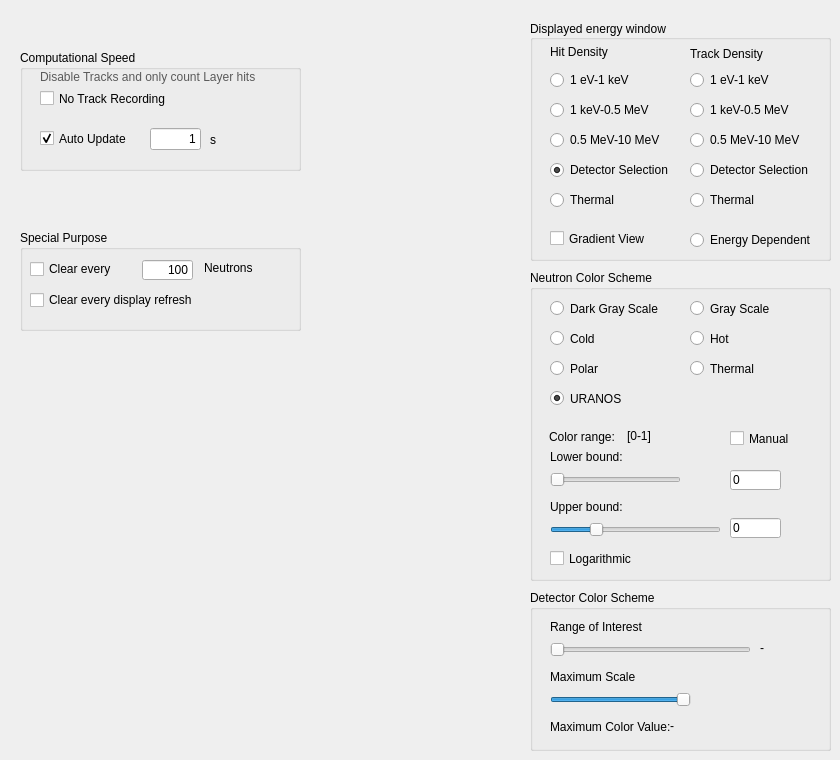
    <widget class="QWidget" name="tab_6">
     <attribute name="title">
      <string>Display</string>
     </attribute>
     <widget class="QGroupBox" name="groupBox_5">
      <property name="geometry">
       <rect>
        <x>530</x>
        <y>20</y>
        <width>301</width>
        <height>241</height>
       </rect>
      </property>
      <property name="title">
       <string>Displayed energy window</string>
      </property>
      <property name="alignment">
       <set>Qt::AlignLeading|Qt::AlignLeft|Qt::AlignVCenter</set>
      </property>
      <property name="flat">
       <bool>false</bool>
      </property>
      <widget class="QRadioButton" name="radioButton_map">
       <property name="geometry">
        <rect>
         <x>20</x>
         <y>50</y>
         <width>121</width>
         <height>20</height>
        </rect>
       </property>
       <property name="text">
        <string>1 eV-1 keV</string>
       </property>
      </widget>
      <widget class="QRadioButton" name="radioButton_mapInter">
       <property name="geometry">
        <rect>
         <x>20</x>
         <y>80</y>
         <width>131</width>
         <height>20</height>
        </rect>
       </property>
       <property name="text">
        <string>1 keV-0.5 MeV</string>
       </property>
      </widget>
      <widget class="QRadioButton" name="radioButton_mapFast">
       <property name="geometry">
        <rect>
         <x>20</x>
         <y>110</y>
         <width>131</width>
         <height>20</height>
        </rect>
       </property>
       <property name="text">
        <string>0.5 MeV-10 MeV</string>
       </property>
      </widget>
      <widget class="QRadioButton" name="radioButton_mapAlbedo">
       <property name="geometry">
        <rect>
         <x>20</x>
         <y>140</y>
         <width>141</width>
         <height>20</height>
        </rect>
       </property>
       <property name="text">
        <string>Detector Selection</string>
       </property>
       <property name="checkable">
        <bool>true</bool>
       </property>
       <property name="checked">
        <bool>true</bool>
       </property>
      </widget>
      <widget class="QCheckBox" name="checkBoxGradient2">
       <property name="geometry">
        <rect>
         <x>20</x>
         <y>210</y>
         <width>151</width>
         <height>17</height>
        </rect>
       </property>
       <property name="text">
        <string>Gradient View</string>
       </property>
      </widget>
      <widget class="QRadioButton" name="radioButton_mapTrackAlbedo">
       <property name="geometry">
        <rect>
         <x>160</x>
         <y>140</y>
         <width>141</width>
         <height>20</height>
        </rect>
       </property>
       <property name="text">
        <string>Detector Selection</string>
       </property>
       <property name="checkable">
        <bool>true</bool>
       </property>
       <property name="checked">
        <bool>false</bool>
       </property>
      </widget>
      <widget class="QLabel" name="label_60">
       <property name="geometry">
        <rect>
         <x>20</x>
         <y>24</y>
         <width>101</width>
         <height>16</height>
        </rect>
       </property>
       <property name="text">
        <string>Hit Density</string>
       </property>
      </widget>
      <widget class="QLabel" name="label_61">
       <property name="geometry">
        <rect>
         <x>160</x>
         <y>26</y>
         <width>101</width>
         <height>16</height>
        </rect>
       </property>
       <property name="text">
        <string>Track Density</string>
       </property>
      </widget>
      <widget class="QRadioButton" name="radioButton_mapTrackFast">
       <property name="geometry">
        <rect>
         <x>160</x>
         <y>110</y>
         <width>131</width>
         <height>20</height>
        </rect>
       </property>
       <property name="text">
        <string>0.5 MeV-10 MeV</string>
       </property>
      </widget>
      <widget class="QRadioButton" name="radioButton_mapTrackInter">
       <property name="geometry">
        <rect>
         <x>160</x>
         <y>80</y>
         <width>131</width>
         <height>20</height>
        </rect>
       </property>
       <property name="text">
        <string>1 keV-0.5 MeV</string>
       </property>
      </widget>
      <widget class="QRadioButton" name="radioButton_mapTrack">
       <property name="geometry">
        <rect>
         <x>160</x>
         <y>50</y>
         <width>131</width>
         <height>20</height>
        </rect>
       </property>
       <property name="text">
        <string>1 eV-1 keV</string>
       </property>
      </widget>
      <widget class="QRadioButton" name="radioButton_mapThermal">
       <property name="geometry">
        <rect>
         <x>20</x>
         <y>170</y>
         <width>111</width>
         <height>20</height>
        </rect>
       </property>
       <property name="text">
        <string>Thermal</string>
       </property>
      </widget>
      <widget class="QRadioButton" name="radioButton_mapTrackThermal">
       <property name="geometry">
        <rect>
         <x>160</x>
         <y>170</y>
         <width>111</width>
         <height>20</height>
        </rect>
       </property>
       <property name="text">
        <string>Thermal</string>
       </property>
      </widget>
      <widget class="QRadioButton" name="radioButton_mapTrackEnergy">
       <property name="geometry">
        <rect>
         <x>160</x>
         <y>210</y>
         <width>131</width>
         <height>20</height>
        </rect>
       </property>
       <property name="text">
        <string>Energy Dependent</string>
       </property>
      </widget>
     </widget>
     <widget class="QGroupBox" name="groupBox_8">
      <property name="geometry">
       <rect>
        <x>530</x>
        <y>270</y>
        <width>301</width>
        <height>311</height>
       </rect>
      </property>
      <property name="title">
       <string>Neutron Color Scheme</string>
      </property>
      <widget class="QRadioButton" name="radioButton_NeutronNight">
       <property name="geometry">
        <rect>
         <x>20</x>
         <y>30</y>
         <width>131</width>
         <height>17</height>
        </rect>
       </property>
       <property name="text">
        <string>Dark Gray Scale</string>
       </property>
      </widget>
      <widget class="QRadioButton" name="radioButton_NeutronCold">
       <property name="geometry">
        <rect>
         <x>20</x>
         <y>60</y>
         <width>61</width>
         <height>17</height>
        </rect>
       </property>
       <property name="text">
        <string>Cold</string>
       </property>
      </widget>
      <widget class="QRadioButton" name="radioButton_NeutronPolar">
       <property name="geometry">
        <rect>
         <x>20</x>
         <y>90</y>
         <width>71</width>
         <height>17</height>
        </rect>
       </property>
       <property name="text">
        <string>Polar</string>
       </property>
      </widget>
      <widget class="QRadioButton" name="radioButton_NeutronRainbow">
       <property name="geometry">
        <rect>
         <x>20</x>
         <y>120</y>
         <width>91</width>
         <height>17</height>
        </rect>
       </property>
       <property name="text">
        <string>URANOS</string>
       </property>
       <property name="checked">
        <bool>true</bool>
       </property>
      </widget>
      <widget class="QSlider" name="horizontalSliderColor">
       <property name="geometry">
        <rect>
         <x>20</x>
         <y>250</y>
         <width>171</width>
         <height>20</height>
        </rect>
       </property>
       <property name="maximum">
        <number>199</number>
       </property>
       <property name="singleStep">
        <number>1</number>
       </property>
       <property name="value">
        <number>50</number>
       </property>
       <property name="orientation">
        <enum>Qt::Horizontal</enum>
       </property>
      </widget>
      <widget class="QSlider" name="horizontalSliderColorZero">
       <property name="geometry">
        <rect>
         <x>20</x>
         <y>200</y>
         <width>131</width>
         <height>20</height>
        </rect>
       </property>
       <property name="maximum">
        <number>199</number>
       </property>
       <property name="orientation">
        <enum>Qt::Horizontal</enum>
       </property>
      </widget>
      <widget class="QLabel" name="label_46">
       <property name="geometry">
        <rect>
         <x>19</x>
         <y>160</y>
         <width>161</width>
         <height>16</height>
        </rect>
       </property>
       <property name="text">
        <string>&lt;html&gt;&lt;head/&gt;&lt;body&gt;&lt;p&gt;Color range:&lt;/p&gt;&lt;/body&gt;&lt;/html&gt;</string>
       </property>
       <property name="alignment">
        <set>Qt::AlignLeading|Qt::AlignLeft|Qt::AlignTop</set>
       </property>
       <property name="wordWrap">
        <bool>true</bool>
       </property>
      </widget>
      <widget class="QLabel" name="label_47">
       <property name="geometry">
        <rect>
         <x>20</x>
         <y>180</y>
         <width>101</width>
         <height>21</height>
        </rect>
       </property>
       <property name="text">
        <string>Lower bound:</string>
       </property>
       <property name="alignment">
        <set>Qt::AlignLeading|Qt::AlignLeft|Qt::AlignTop</set>
       </property>
       <property name="wordWrap">
        <bool>true</bool>
       </property>
      </widget>
      <widget class="QLabel" name="label_50">
       <property name="geometry">
        <rect>
         <x>20</x>
         <y>230</y>
         <width>101</width>
         <height>21</height>
        </rect>
       </property>
       <property name="text">
        <string>Upper bound:</string>
       </property>
       <property name="alignment">
        <set>Qt::AlignLeading|Qt::AlignLeft|Qt::AlignTop</set>
       </property>
       <property name="wordWrap">
        <bool>true</bool>
       </property>
      </widget>
      <widget class="QLabel" name="label_ColorRange">
       <property name="geometry">
        <rect>
         <x>97</x>
         <y>158</y>
         <width>71</width>
         <height>16</height>
        </rect>
       </property>
       <property name="text">
        <string>[0-1]</string>
       </property>
      </widget>
      <widget class="QCheckBox" name="checkBoxManual">
       <property name="geometry">
        <rect>
         <x>200</x>
         <y>160</y>
         <width>81</width>
         <height>17</height>
        </rect>
       </property>
       <property name="text">
        <string>Manual</string>
       </property>
      </widget>
      <widget class="QLineEdit" name="lineEditManualColorZero">
       <property name="geometry">
        <rect>
         <x>200</x>
         <y>200</y>
         <width>51</width>
         <height>20</height>
        </rect>
       </property>
       <property name="text">
        <string>0</string>
       </property>
      </widget>
      <widget class="QLineEdit" name="lineEditManualColor">
       <property name="geometry">
        <rect>
         <x>200</x>
         <y>248</y>
         <width>51</width>
         <height>20</height>
        </rect>
       </property>
       <property name="text">
        <string>0</string>
       </property>
      </widget>
      <widget class="QCheckBox" name="checkBoxLogarithmic">
       <property name="geometry">
        <rect>
         <x>20</x>
         <y>280</y>
         <width>111</width>
         <height>17</height>
        </rect>
       </property>
       <property name="text">
        <string>Logarithmic</string>
       </property>
      </widget>
      <widget class="QRadioButton" name="radioButton_NeutronGrayScale">
       <property name="geometry">
        <rect>
         <x>160</x>
         <y>30</y>
         <width>111</width>
         <height>17</height>
        </rect>
       </property>
       <property name="text">
        <string>Gray Scale</string>
       </property>
      </widget>
      <widget class="QRadioButton" name="radioButton_NeutronHot">
       <property name="geometry">
        <rect>
         <x>160</x>
         <y>60</y>
         <width>82</width>
         <height>17</height>
        </rect>
       </property>
       <property name="text">
        <string>Hot</string>
       </property>
      </widget>
      <widget class="QRadioButton" name="radioButton_NeutronThermal">
       <property name="geometry">
        <rect>
         <x>160</x>
         <y>90</y>
         <width>101</width>
         <height>17</height>
        </rect>
       </property>
       <property name="text">
        <string>Thermal</string>
       </property>
      </widget>
     </widget>
     <widget class="QGroupBox" name="groupBox_17">
      <property name="geometry">
       <rect>
        <x>530</x>
        <y>590</y>
        <width>301</width>
        <height>161</height>
       </rect>
      </property>
      <property name="title">
       <string>Detector Color Scheme</string>
      </property>
      <widget class="QSlider" name="horizontalSliderDetector">
       <property name="geometry">
        <rect>
         <x>20</x>
         <y>50</y>
         <width>201</width>
         <height>20</height>
        </rect>
       </property>
       <property name="maximum">
        <number>200</number>
       </property>
       <property name="singleStep">
        <number>1</number>
       </property>
       <property name="value">
        <number>0</number>
       </property>
       <property name="orientation">
        <enum>Qt::Horizontal</enum>
       </property>
      </widget>
      <widget class="QLabel" name="label_75">
       <property name="geometry">
        <rect>
         <x>20</x>
         <y>30</y>
         <width>141</width>
         <height>21</height>
        </rect>
       </property>
       <property name="text">
        <string>Range of Interest</string>
       </property>
       <property name="alignment">
        <set>Qt::AlignLeading|Qt::AlignLeft|Qt::AlignTop</set>
       </property>
       <property name="wordWrap">
        <bool>true</bool>
       </property>
      </widget>
      <widget class="QLabel" name="label_DetectorRange">
       <property name="geometry">
        <rect>
         <x>230</x>
         <y>50</y>
         <width>51</width>
         <height>16</height>
        </rect>
       </property>
       <property name="text">
        <string>-</string>
       </property>
      </widget>
      <widget class="QLabel" name="label_76">
       <property name="geometry">
        <rect>
         <x>20</x>
         <y>130</y>
         <width>131</width>
         <height>21</height>
        </rect>
       </property>
       <property name="text">
        <string>Maximum Color Value:</string>
       </property>
       <property name="alignment">
        <set>Qt::AlignLeading|Qt::AlignLeft|Qt::AlignTop</set>
       </property>
       <property name="wordWrap">
        <bool>true</bool>
       </property>
      </widget>
      <widget class="QLabel" name="label_DetectorRangeMaximum">
       <property name="geometry">
        <rect>
         <x>140</x>
         <y>128</y>
         <width>51</width>
         <height>16</height>
        </rect>
       </property>
       <property name="text">
        <string>-</string>
       </property>
      </widget>
      <widget class="QSlider" name="horizontalSliderDetectorColor">
       <property name="geometry">
        <rect>
         <x>20</x>
         <y>100</y>
         <width>141</width>
         <height>20</height>
        </rect>
       </property>
       <property name="singleStep">
        <number>1</number>
       </property>
       <property name="value">
        <number>99</number>
       </property>
       <property name="orientation">
        <enum>Qt::Horizontal</enum>
       </property>
      </widget>
      <widget class="QLabel" name="label_78">
       <property name="geometry">
        <rect>
         <x>20</x>
         <y>80</y>
         <width>141</width>
         <height>21</height>
        </rect>
       </property>
       <property name="text">
        <string>Maximum Scale</string>
       </property>
       <property name="alignment">
        <set>Qt::AlignLeading|Qt::AlignLeft|Qt::AlignTop</set>
       </property>
       <property name="wordWrap">
        <bool>true</bool>
       </property>
      </widget>
     </widget>
     <widget class="QGroupBox" name="groupBox_18">
      <property name="geometry">
       <rect>
        <x>20</x>
        <y>50</y>
        <width>281</width>
        <height>121</height>
       </rect>
      </property>
      <property name="title">
       <string>Computational Speed</string>
      </property>
      <widget class="QCheckBox" name="checkBoxNoTrack">
       <property name="geometry">
        <rect>
         <x>20</x>
         <y>40</y>
         <width>151</width>
         <height>17</height>
        </rect>
       </property>
       <property name="text">
        <string>No Track Recording</string>
       </property>
      </widget>
      <widget class="QLabel" name="label_68">
       <property name="geometry">
        <rect>
         <x>20</x>
         <y>20</y>
         <width>241</width>
         <height>21</height>
        </rect>
       </property>
       <property name="text">
        <string>&lt;html&gt;&lt;head/&gt;&lt;body&gt;&lt;p&gt;&lt;span style=&quot; color:#5a5a5a;&quot;&gt;Disable Tracks and only count Layer hits &lt;/span&gt;&lt;/p&gt;&lt;/body&gt;&lt;/html&gt;</string>
       </property>
       <property name="alignment">
        <set>Qt::AlignLeading|Qt::AlignLeft|Qt::AlignTop</set>
       </property>
       <property name="wordWrap">
        <bool>true</bool>
       </property>
      </widget>
      <widget class="QCheckBox" name="checkBoxAutoRefreshRate">
       <property name="geometry">
        <rect>
         <x>20</x>
         <y>80</y>
         <width>111</width>
         <height>17</height>
        </rect>
       </property>
       <property name="text">
        <string>Auto Update</string>
       </property>
       <property name="checked">
        <bool>true</bool>
       </property>
      </widget>
      <widget class="QLineEdit" name="lineEdit_AutoUpdate">
       <property name="geometry">
        <rect>
         <x>130</x>
         <y>78</y>
         <width>51</width>
         <height>22</height>
        </rect>
       </property>
       <property name="text">
        <string>1</string>
       </property>
       <property name="alignment">
        <set>Qt::AlignRight|Qt::AlignTrailing|Qt::AlignVCenter</set>
       </property>
      </widget>
      <widget class="QLabel" name="label_82">
       <property name="geometry">
        <rect>
         <x>190</x>
         <y>82</y>
         <width>31</width>
         <height>16</height>
        </rect>
       </property>
       <property name="text">
        <string>s</string>
       </property>
      </widget>
     </widget>
     <widget class="QGroupBox" name="groupBox_25">
      <property name="geometry">
       <rect>
        <x>20</x>
        <y>230</y>
        <width>281</width>
        <height>101</height>
       </rect>
      </property>
      <property name="title">
       <string>Special Purpose</string>
      </property>
      <widget class="QCheckBox" name="checkBoxClearEveryDisplayRefresh">
       <property name="geometry">
        <rect>
         <x>10</x>
         <y>60</y>
         <width>221</width>
         <height>20</height>
        </rect>
       </property>
       <property name="text">
        <string>Clear every display refresh</string>
       </property>
       <property name="checked">
        <bool>false</bool>
       </property>
      </widget>
      <widget class="QLabel" name="label_81">
       <property name="geometry">
        <rect>
         <x>184</x>
         <y>30</y>
         <width>91</width>
         <height>16</height>
        </rect>
       </property>
       <property name="text">
        <string>Neutrons</string>
       </property>
      </widget>
      <widget class="QLineEdit" name="lineEditClearEveryXNeutrons">
       <property name="geometry">
        <rect>
         <x>122</x>
         <y>30</y>
         <width>51</width>
         <height>20</height>
        </rect>
       </property>
       <property name="text">
        <string>100</string>
       </property>
       <property name="alignment">
        <set>Qt::AlignRight|Qt::AlignTrailing|Qt::AlignVCenter</set>
       </property>
      </widget>
      <widget class="QCheckBox" name="checkBoxSaveEvery_2">
       <property name="geometry">
        <rect>
         <x>10</x>
         <y>29</y>
         <width>101</width>
         <height>20</height>
        </rect>
       </property>
       <property name="text">
        <string>Clear every</string>
       </property>
       <property name="checked">
        <bool>false</bool>
       </property>
      </widget>
     </widget>
    </widget>
